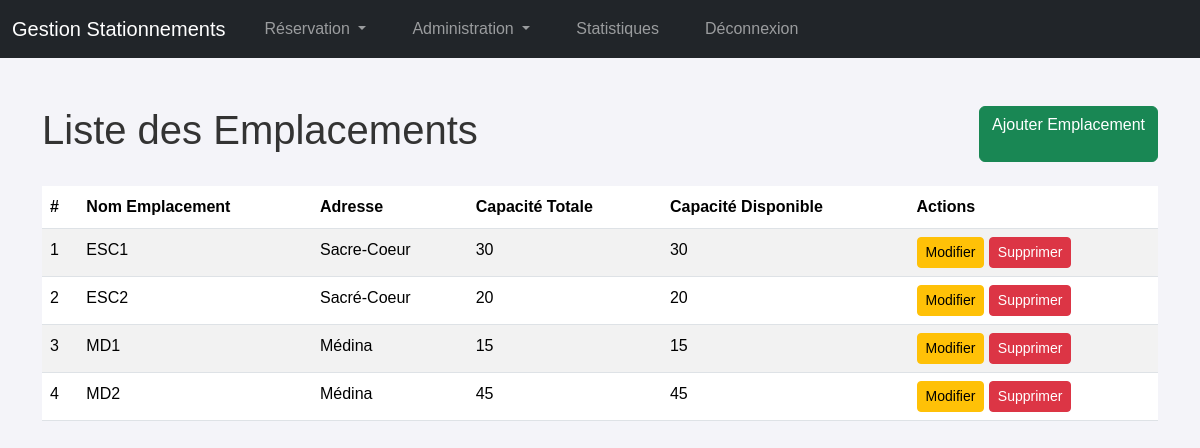
Page /emplacement.php (signed in) on the committed database.
### tables this page shows
CREATE TABLE IF NOT EXISTS `stationnement` (
  `idStationnement` int NOT NULL AUTO_INCREMENT,
  `nomEmplacement` varchar(150) DEFAULT NULL,
  `adresse` varchar(255) DEFAULT NULL,
  `capaciteTotale` int DEFAULT NULL,
  `capaciteDisponible` int DEFAULT NULL,
  PRIMARY KEY (`idStationnement`)
);

### emplacement.php (the view, shortened to what this page needs)
<?php
$host = "localhost";
$dbname = "stationnement";
$username = "root";
$password = "";
$conn = mysqli_connect($host, $username, $password, $dbname);
$sql = "SELECT * FROM stationnement";
$result = $conn->query($sql);
include 'header.php';
?>
<div class="container my-5">
    <div class="d-flex justify-content-between">
        <h1>Liste des Emplacements</h1>
        <a href="ajouter_emplacement.php" class="btn btn-success">Ajouter Emplacement</a>
    </div>
    <table class="table table-striped mt-4">
        <thead>
            <tr>
                <th>#</th>
                <th>Nom Emplacement</th>
                <th>Adresse</th>
                <th>Capacité Totale</th>
                <th>Capacité Disponible</th>
                <th>Actions</th>
            </tr>
        </thead>
        <tbody>
            <?php
            if ($result->num_rows > 0) {
                while ($row = $result->fetch_assoc()) {
                    echo "<tr>";
                    echo "<td>" . $row['idStationnement'] . "</td>";
                    echo "<td>" . $row['nomEmplacement'] . "</td>";
                    echo "<td>" . $row['adresse'] . "</td>";
                    echo "<td>" . $row['capaciteTotale'] . "</td>";
                    echo "<td>" . $row['capaciteDisponible'] . "</td>";
                    echo "<td>
                            <a href='modifier_emplacement.php?idStationnement=" . $row['idStationnement'] . "' class='btn btn-warning btn-sm'>Modifier</a>
                            <a href='supprimer_emplacement.php?idStationnement=" . $row['idStationnement'] . "' class='btn btn-danger btn-sm' onclick='return confirm(\"Êtes-vous sûr de vouloir supprimer cet emplacement ?\");'>Supprimer</a>
                          </td>";
                    echo "</tr>";
                }
            } else {
                echo "<tr><td colspan='6' class='text-center'>Aucun emplacement trouvé</td></tr>";
            }
            ?>
        </tbody>
    </table>
</div>
</body>
</html>

### styles.css (style rules this page uses)
body { font-family: Arial, sans-serif; margin: 0; padding: 0; line-height: 1.6; background-color: #f4f4f9; color: #333; }

### rows in the picture
stationnement: idStationnement "1", nomEmplacement "ESC1", adresse "Sacre-Coeur", capaciteTotale "30", capaciteDisponible "30"
stationnement: idStationnement "2", nomEmplacement "ESC2", adresse "Sacré-Coeur", capaciteTotale "20", capaciteDisponible "20"
stationnement: idStationnement "3", nomEmplacement "MD1", adresse "Médina", capaciteTotale "15", capaciteDisponible "15"
stationnement: idStationnement "4", nomEmplacement "MD2", adresse "Médina", capaciteTotale "45", capaciteDisponible "45"
